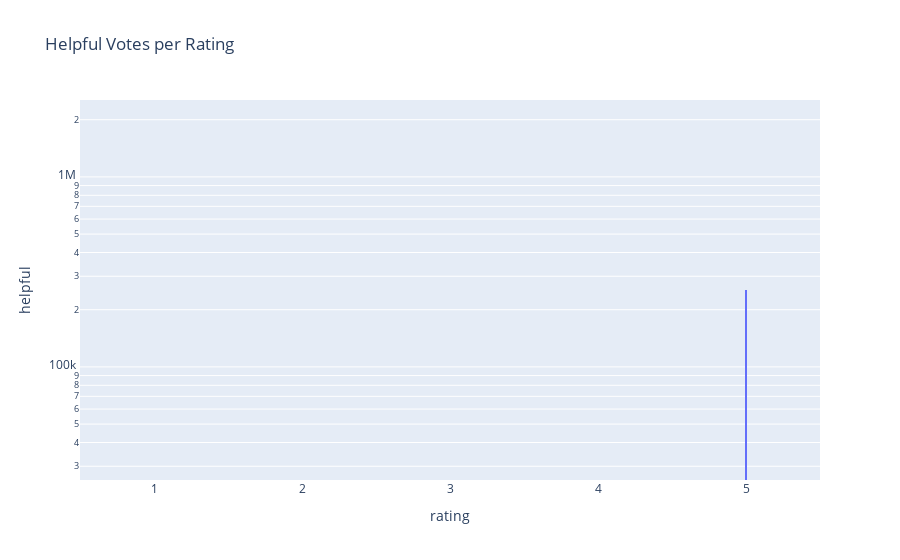

The code cell stored with this chart in its notebook:
### Code cell
import numpy as np

upper_limit = df["helpful"].quantile(0.99)
df_filtered = df[df["helpful"] <= upper_limit]

fig = px.violin(df, x="rating", y="helpful", box=True, points=False, 
             title="Helpful Votes per Rating")
fig.update_yaxes(type='log')
fig.show()

# denne funket dårlig, viser opp mot over en million og videre selv om det er kun en som har nærmere 250k stemmer. utenom dette er resten under 10 000
# Tror ikke violin funker godt, må evt begrense parameterene og distansen

### Figure 1 — Plotly figure (JSON) as saved in the notebook; plotly's stock layout.template omitted (floating-point values rounded to 4 significant figures; data arrays with more than 128 entries replaced by an {"elided": "..."} marker saying what was removed)
{"data": [{"alignmentgroup": "True", "box": {"visible": true}, "hovertemplate": "rating=%{x}<br>helpful=%{y}<extra></extra>", "legendgroup": "", "marker": {"color": "#636efa"}, "name": "", "offsetgroup": "", "orientation": "v", "points": false, "scalegroup": "True", "showlegend": false, "type": "violin", "x": {"elided": "6210 int values"}, "x0": " ", "xaxis": "x", "y": {"elided": "6210 int values"}, "y0": " ", "yaxis": "y"}], "layout": {"legend": {"tracegroupgap": 0}, "title": {"text": "Helpful Votes per Rating"}, "violinmode": "group", "xaxis": {"anchor": "y", "domain": [0, 1], "title": {"text": "rating"}}, "yaxis": {"anchor": "x", "domain": [0, 1], "title": {"text": "helpful"}, "type": "log"}}}
